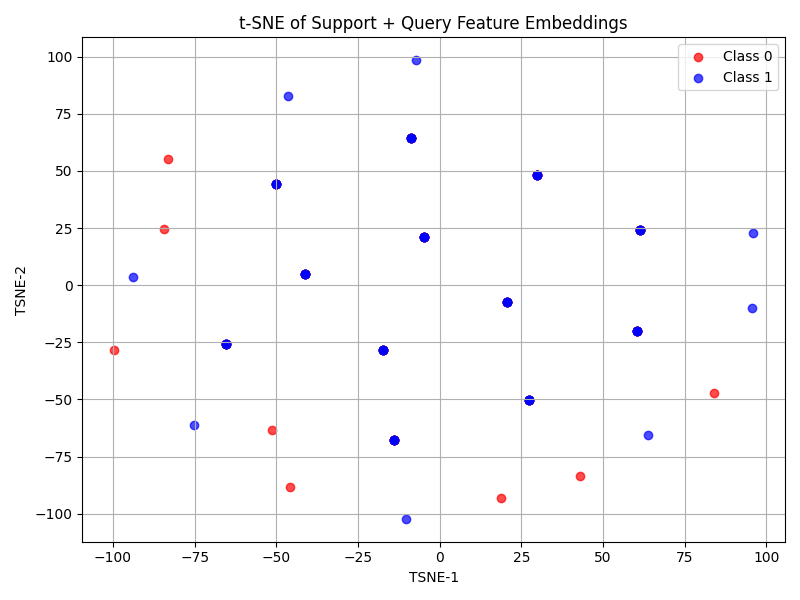

This chart was generated by the following Python code:
import torch
import matplotlib.pyplot as plt
from sklearn.manifold import TSNE
from torch.utils.data import DataLoader
from model import FeatureExtractor
from utils import FewShotDataset
import numpy as np

device = torch.device("cuda" if torch.cuda.is_available() else "cpu")

# Load trained model
model = FeatureExtractor().to(device)
model.load_state_dict(torch.load("best_model.pth"))
model.eval()

# Load test dataset (or train)
dataset = FewShotDataset("../dataset/test", n_way=2, k_shot=5, q_query=2)
loader = DataLoader(dataset, batch_size=1, shuffle=False, collate_fn=lambda x: x)

features = []
labels = []

# Collect embeddings
with torch.no_grad():
    for batch in loader:
        support_images, support_labels, query_images, query_labels = batch[0]

        all_images = support_images + query_images
        all_labels = support_labels + query_labels

        all_images = torch.stack(all_images).to(device)
        embeddings = model(all_images).cpu().numpy()

        features.extend(embeddings)
        labels.extend(all_labels)

        if len(features) > 100:  # limit points for clarity
            break

# t-SNE projection
tsne = TSNE(n_components=2, perplexity=5, init='random', random_state=42)
tsne_results = tsne.fit_transform(np.array(features))


# Plot
plt.figure(figsize=(8, 6))
colors = ['red', 'blue', 'green', 'purple', 'orange']
for i, label in enumerate(set(labels)):
    idxs = [j for j, l in enumerate(labels) if l == label]
    plt.scatter(tsne_results[idxs, 0], tsne_results[idxs, 1], label=f'Class {label}', alpha=0.7, color=colors[i])

plt.title("t-SNE of Support + Query Feature Embeddings")
plt.xlabel("TSNE-1")
plt.ylabel("TSNE-2")
plt.legend()
plt.grid(True)
plt.tight_layout()
plt.savefig("tsne_plot.png")
print("t-SNE plot saved as tsne_plot.png")
plt.show()
